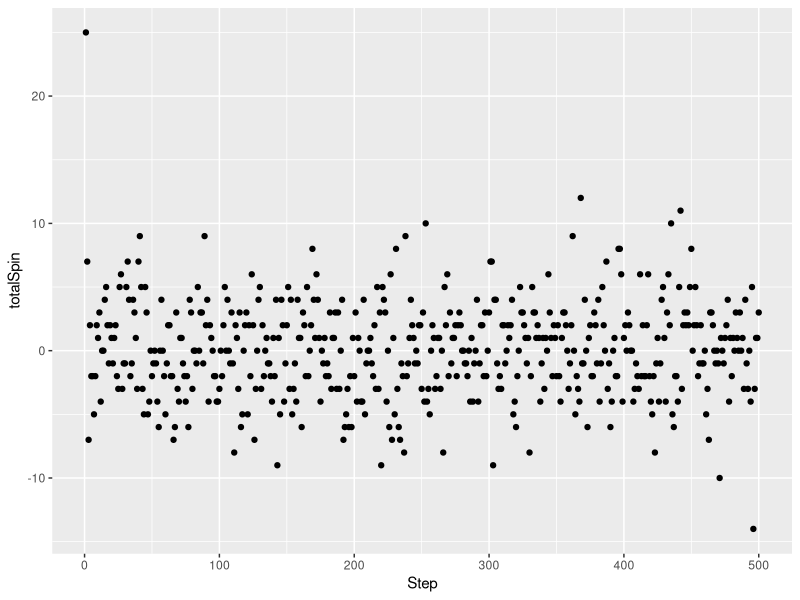

The R script that drew this image: (Note: this script raises an error after producing the figure.)
library(tidyverse)
library(gganimate)

#Setting of the principal parameters
NUMBER = 50
SPIN = 0.5
TMAX = 500

#Each particule has a uniform probabilaty that their spin equals 1/2 or -1/2
#the matrix Status register all the microstates of the N particules at each row
Status = matrix(0, nrow=TMAX, ncol=NUMBER)

#Initially, all particules are in a + state
Status[1,] = rep(SPIN,NUMBER)

#Evaluate each step of the system
for(i in 2:TMAX){
  Status[i,] = (2*rbinom(NUMBER,1,0.5)-1)*SPIN
}

totalSpin = apply(Status,1,sum)
Step = 1:TMAX

#Convert into a dataframe
df = data.frame(Step,totalSpin)

#using ggplot2

p <- ggplot(df, aes(x = Step, y = totalSpin, frame = Step)) + geom_point()

gganimate(p)
